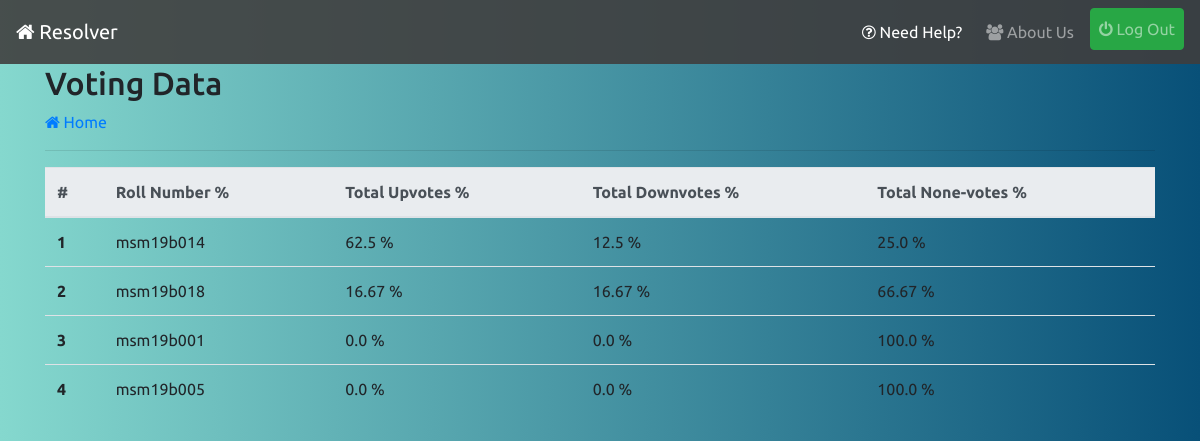
Screenshot of /voted-list/ (signed in) with the database file from the repository.
### profiles/models.py (models this page shows, shortened)
class User(AbstractUser):
    pass

### reporter/views.py (the view)
# urls.py: path('voted-list/',views.voted_list_view,name='voted-list'),
@login_required
def voted_list_view(request):
    if(request.user.info.is_cr):
        department = request.user.info.department
        year = request.user.info.join_year
        qs = UserInfo.objects.filter(department=department,join_year=year)
        context = {}
        upvote_percent = 0.0
        downvote_percent = 0.0
        novote_percent = 0.0
        for i in qs:
            try:
                upvote_percent = (abs(i.total_upvotes)/(abs(i.total_upvotes)+abs(i.total_downvotes)+abs(i.total_novotes)))*100
            except ZeroDivisionError:
                upvote_percent = 0.0
            try:
                downvote_percent = ((abs(i.total_downvotes))/(abs(i.total_upvotes)+abs(i.total_downvotes)+abs(i.total_novotes)))*100
            except ZeroDivisionError:
                downvote_percent = 0.0
            try:
                novote_percent = ((abs(i.total_novotes))/(abs(i.total_upvotes)+abs(i.total_downvotes)+abs(i.total_novotes)))*100
            except ZeroDivisionError:
                novote_percent = 0.0
            context[i.user.username] = (
                {'upvote':round(upvote_percent,2),
                'downvote':round(downvote_percent,2),
                'novote':round(novote_percent,2)
                }
            )
        return render(request,'reporter/voted-list.html',{'object_list':context})
    raise PermissionDenied

### infolist/context-processors.py (called while the page is built)
def pending_info_list_context(request):
    if request.user.is_superuser:
        return {}
    pending = -1
    if request.user.is_authenticated:
        pending = InfoList.objects.filter(department=request.user.info.department,year=request.user.info.join_year,approved=False).count()
    return {"pending_info_list":pending}

### reporter/context-processors.py (called while the page is built)
def pending_issue_list_context(request):
    if request.user.is_superuser:
        return {}
    pending=-1
    if request.user.is_authenticated:
        pending = Report.objects.filter(active=False,department=request.user.info.department,year=request.user.info.join_year,resolved=False).count()
    return {"pending_issue_count":pending}

def resolved_issue_list_context(request):
    if request.user.is_superuser:
        return {}
    resolved=-1
    if request.user.is_authenticated:
        resolved = Report.objects.filter(active=False,department=request.user.info.department,year=request.user.info.join_year,resolved=True).count()
    return {"resolved_issue_count":resolved}

def pending_contact_list_context(request):
    if request.user.is_superuser:
        return {}
    pending=-1
    if request.user.is_authenticated:
        pending = ContactList.objects.filter(department=request.user.info.department,year=request.user.info.join_year,approved=False).count()
    return {"pending_contact_count":pending}

def live_polls_count_context(request):
    if request.user.is_superuser:
        return {}
    count = -1
    if request.user.is_authenticated:
        count = Poll.objects.filter(active=True,department=request.user.info.department,join=request.user.info.join_year).count()
    return {"live_polls_count":count}

### reporter/templates/reporter/voted-list.html
{% extends 'base.html' %}
{% load static %}
{% block content %}
<h2>Voting Data</h2>
<a href="{% url 'reporter:index' %}"><i class="fa fa-home"></i> Home</a>
<hr>
<div class="table-responsive">
  <table class="table">
    <thead class="thead-light">
      <tr>
        <th scope="col">#</th>
        <th scope="col">Roll Number %</th>
        <th scope="col">Total Upvotes %</th>
        <th scope="col">Total Downvotes %</th>
        <th scope="col">Total None-votes %</th>
      </tr>
    </thead>
    <tbody>
      <tr>
        {% for obj,val in object_list.items %}
        <th scope="row">{{forloop.counter}}</th>
        <td>{{obj}}</td>
        <td>{{val.upvote}} %</td>
        <td>{{val.downvote}} %</td>
        <td>{{val.novote}} %</td>
      </tr>
      {% empty %}
      <p class="lead">No student Records!</p>
      {% endfor %}
    </tbody>
  </table>
</div>
  {% endblock %}

### static/css/style.css (style rules this page uses)
body { background: #085078; background: -webkit-linear-gradient(to right, #85D8CE, #085078); background: linear-gradient(to right, #85D8CE, #085078); font-family: 'Ubuntu', sans-serif; }

### rows the page displays
User: object_list "msm19b014"
User: object_list "msm19b018"
User: object_list "msm19b001"
User: object_list "msm19b005"

### other values shown
{{ val.upvote }} "62.5" "16.67" "0.0" "0.0"
{{ val.downvote }} "12.5" "16.67" "0.0" "0.0"
{{ val.novote }} "25.0" "66.67" "100.0" "100.0"
